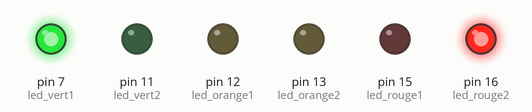
Simulated run of this program. Board: Raspberry Pi (header pin numbers). Shown: output pins drawn as LEDs (lit = HIGH).

Above: at 2.5 s.
At 6.0 s:
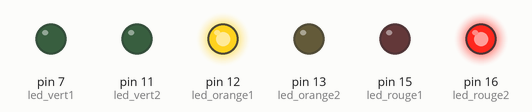
At 9.5 s:
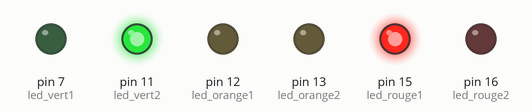
At 13.0 s:
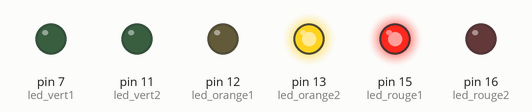
Timing chart, 0 to 18.2 s (numbered marks = the images above):
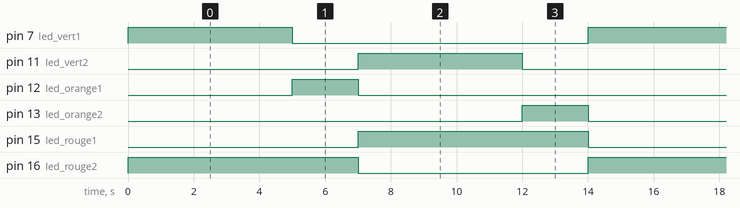

The program:

FeuRaspberry.py
```python
import time
import RPi.GPIO as GPIO

GPIO.setmode(GPIO.BOARD)
GPIO.setwarnings(False)

led_vert1 = 7
led_vert2 = 11
led_orange1 = 12
led_orange2 = 13
led_rouge1 = 15
led_rouge2 = 16

GPIO.setup(led_vert1, GPIO.OUT)
GPIO.setup(led_vert2, GPIO.OUT)
GPIO.setup(led_orange1, GPIO.OUT)
GPIO.setup(led_orange2, GPIO.OUT)
GPIO.setup(led_rouge1, GPIO.OUT)
GPIO.setup(led_rouge2, GPIO.OUT)

while True:
    GPIO.output(led_vert1, True)
    GPIO.output(led_rouge2, True)
    GPIO.output(led_vert2, False)
    GPIO.output(led_rouge1, False)
    GPIO.output(led_orange1,False)
    GPIO.output(led_orange2, False)
    time.sleep(5)
    GPIO.output(led_orange1, True)
    GPIO.output(led_vert1, False)
    GPIO.output(led_rouge2, True)
    GPIO.output(led_orange2,False)
    GPIO.output(led_vert2,False)
    GPIO.output(led_rouge1,False)
    time.sleep(2)
    GPIO.output(led_vert2, True)
    GPIO.output(led_rouge1, True)
    GPIO.output(led_rouge2, False)
    GPIO.output(led_orange1, False)
    GPIO.output(led_vert1,False)
    GPIO.output(led_orange2, False)
    time.sleep(5)
    GPIO.output(led_orange2, True)
    GPIO.output(led_vert2, False)
    GPIO.output(led_rouge1, True)
    GPIO.output(led_orange1, False)
    GPIO.output(led_vert1, False)
    GPIO.output(led_rouge2, False)
    time.sleep(2)
```

Measured:
- by itself, pin 7 (led_vert1), pin 11 (led_vert2): alternates HIGH for 5.0 s and LOW for 9.0 s
- by itself, pin 12 (led_orange1), pin 13 (led_orange2): alternates HIGH for 2.0 s and LOW for 12.0 s
- by itself, pin 15 (led_rouge1), pin 16 (led_rouge2): alternates HIGH for 7.0 s and LOW for 7.0 s
